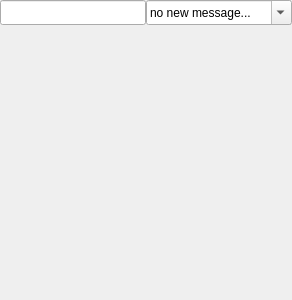
<?xml version="1.0" encoding="UTF-8"?>
<ui version="4.0">
 <class>ChatModuleC</class>
 <widget class="QFrame" name="ChatModuleC">
  <property name="geometry">
   <rect>
    <x>0</x>
    <y>0</y>
    <width>292</width>
    <height>300</height>
   </rect>
  </property>
  <property name="windowTitle">
   <string>Frame</string>
  </property>
  <layout class="QGridLayout" name="gridLayout" rowstretch="0,0" columnstretch="1,1">
   <property name="leftMargin">
    <number>0</number>
   </property>
   <property name="topMargin">
    <number>0</number>
   </property>
   <property name="rightMargin">
    <number>0</number>
   </property>
   <property name="bottomMargin">
    <number>0</number>
   </property>
   <property name="spacing">
    <number>0</number>
   </property>
   <item row="0" column="0">
    <widget class="QLineEdit" name="lineEdit_2">
     <property name="minimumSize">
      <size>
       <width>80</width>
       <height>25</height>
      </size>
     </property>
     <property name="maximumSize">
      <size>
       <width>16777215</width>
       <height>25</height>
      </size>
     </property>
     <property name="text">
      <string/>
     </property>
     <property name="frame">
      <bool>true</bool>
     </property>
     <property name="readOnly">
      <bool>true</bool>
     </property>
    </widget>
   </item>
   <item row="0" column="1">
    <widget class="QComboBox" name="comboBox">
     <property name="sizePolicy">
      <sizepolicy hsizetype="Minimum" vsizetype="Minimum">
       <horstretch>0</horstretch>
       <verstretch>0</verstretch>
      </sizepolicy>
     </property>
     <property name="minimumSize">
      <size>
       <width>80</width>
       <height>25</height>
      </size>
     </property>
     <property name="maximumSize">
      <size>
       <width>16777215</width>
       <height>25</height>
      </size>
     </property>
     <property name="layoutDirection">
      <enum>Qt::LeftToRight</enum>
     </property>
     <property name="editable">
      <bool>true</bool>
     </property>
     <property name="maxCount">
      <number>10</number>
     </property>
     <property name="insertPolicy">
      <enum>QComboBox::InsertAtTop</enum>
     </property>
     <property name="frame">
      <bool>true</bool>
     </property>
     <item>
      <property name="text">
       <string>no new message...</string>
      </property>
     </item>
    </widget>
   </item>
   <item row="1" column="0" colspan="2">
    <widget class="QScrollArea" name="scrollArea">
     <property name="sizePolicy">
      <sizepolicy hsizetype="Expanding" vsizetype="Expanding">
       <horstretch>0</horstretch>
       <verstretch>0</verstretch>
      </sizepolicy>
     </property>
     <property name="minimumSize">
      <size>
       <width>0</width>
       <height>0</height>
      </size>
     </property>
     <property name="maximumSize">
      <size>
       <width>16777215</width>
       <height>16777215</height>
      </size>
     </property>
     <property name="autoFillBackground">
      <bool>false</bool>
     </property>
     <property name="styleSheet">
      <string notr="true"/>
     </property>
     <property name="frameShape">
      <enum>QFrame::NoFrame</enum>
     </property>
     <property name="frameShadow">
      <enum>QFrame::Sunken</enum>
     </property>
     <property name="verticalScrollBarPolicy">
      <enum>Qt::ScrollBarAlwaysOff</enum>
     </property>
     <property name="horizontalScrollBarPolicy">
      <enum>Qt::ScrollBarAlwaysOff</enum>
     </property>
     <property name="widgetResizable">
      <bool>true</bool>
     </property>
     <widget class="QWidget" name="scrollAreaWidgetContents">
      <property name="geometry">
       <rect>
        <x>0</x>
        <y>0</y>
        <width>292</width>
        <height>275</height>
       </rect>
      </property>
      <layout class="QVBoxLayout" name="verticalLayout_10" stretch="1,9">
       <property name="spacing">
        <number>0</number>
       </property>
       <property name="leftMargin">
        <number>0</number>
       </property>
       <property name="topMargin">
        <number>0</number>
       </property>
       <property name="rightMargin">
        <number>0</number>
       </property>
       <property name="bottomMargin">
        <number>0</number>
       </property>
       <item>
        <layout class="QVBoxLayout" name="verticalLayout_9">
         <property name="spacing">
          <number>20</number>
         </property>
        </layout>
       </item>
       <item>
        <spacer name="verticalSpacer">
         <property name="orientation">
          <enum>Qt::Vertical</enum>
         </property>
         <property name="sizeHint" stdset="0">
          <size>
           <width>20</width>
           <height>40</height>
          </size>
         </property>
        </spacer>
       </item>
      </layout>
     </widget>
    </widget>
   </item>
  </layout>
 </widget>
 <resources/>
 <connections/>
</ui>
